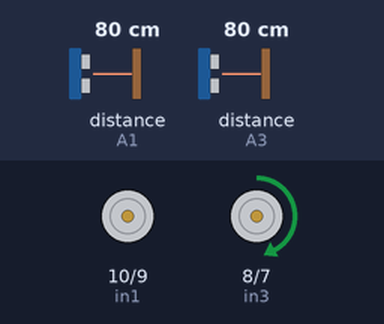
Recording of a sketch running on a simulated Arduino Uno, built with avr-gcc and run on an emulated ATmega328P. Shown: motor-driver pin pairs drawn as motors (green arrow = first pin HIGH = forward, orange = second pin HIGH = backward, longer = more drive, scaled by the enable pin). Wiring (inferred from the names in the program): 2 × ultrasonic range finder: trigger A0, echo A1 / trigger A2, echo A3. The test bench sets the inputs (shaded band); at power-on: distance to the obstacle (sensors on A1, A3) 80 cm. The echo pulse lasts 58.3 µs per cm; what the sketch prints to the serial monitor is not drawn.

Above: at 4.2 s.
4.3 s: distance to the obstacle (sensor on A1) set to 16 cm
7.3 s: distance to the obstacle (sensor on A1) set to 12 cm
At 8.6 s:
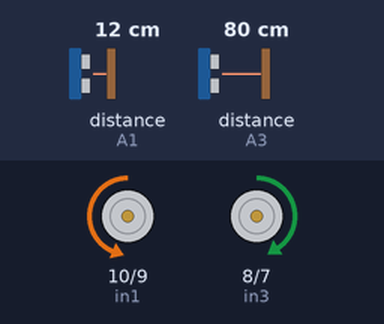
10.3 s: distance to the obstacle (sensor on A3) set to 14 cm
13.3 s: distance to the obstacle (sensor on A3) set to 10 cm
At 14.0 s:
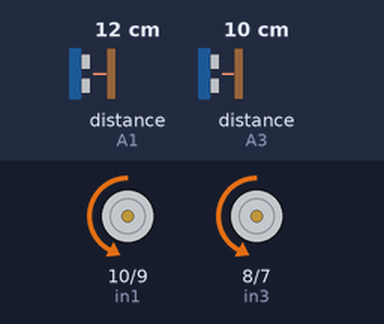
14.9 s: distance to the obstacle (sensor on A3) set to 35 cm
At 15.7 s:
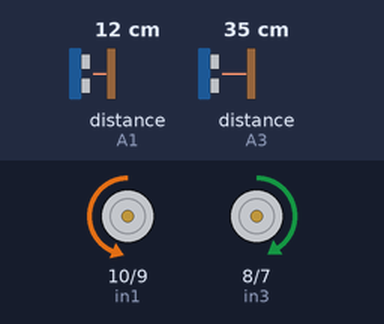
17.9 s: distance to the obstacle (sensor on A1) set to 2 cm
At 34.4 s:
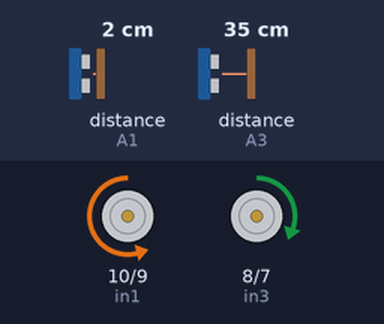
Timing chart, 0 to 35.2 s (numbered marks = the images above; inputs shaded):
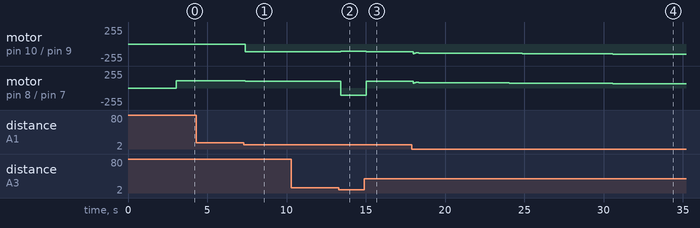

The sketch:

PID-Wall-Follow.ino
```cpp
int trig1 = A0, echo1 = A1;  // cảm biến trái
int trig2 = A2, echo2 = A3;  // cảm biến giữa
int trig3 = A4, echo3 = A5;  // cảm biến phải

int ENA = 11, ENB = 3;  // chân điều khiển tốc độ
int in1 = 10, in2 = 9, in3 = 8, in4 = 7;  // chân điều khiển hướng đi
int wheelSpeed = 109, leftSpeed = 0, rightSpeed = 0; // tốc độ bánh xe**
long Duration, Distance; // thời gian, khoảng cách phản lại
long leftDistance = 0, middleDistance = 0, rightDistance = 0;
const float soundSpeed = 0.0343;  //tôc độ âm thanh 343 m/s = 0.0343 cm/um
const double wall = 14;//Khoảng cách vật chắn**
const float kp = 1.79;
const float ki = 0.0063;
const float kd = 1.25;

float sumError = 0;
float prevError = 0;

float pid = 0;

void setup()
{
  Serial.begin(9600);
  pinMode(trig1, OUTPUT);
  pinMode(trig2, OUTPUT);
  pinMode(trig3, OUTPUT);
  pinMode(echo1, INPUT);
  pinMode(echo2, INPUT);
  pinMode(echo3, INPUT);

  pinMode(ENA, OUTPUT);
  pinMode(ENB, OUTPUT);
  pinMode(in1, OUTPUT);
  pinMode(in2, OUTPUT);
  pinMode(in3, OUTPUT);
  pinMode(in4, OUTPUT);

  Serial.println("Start!!!");
  stop();
  delay(3000);

}

long leftMeasurement()  //Đo khoảng cách trái
{
  digitalWrite(trig1, LOW);
  delayMicroseconds(2);
  digitalWrite(trig1, HIGH);
  delayMicroseconds(10);
  digitalWrite(trig1, LOW);
  Duration = pulseIn(echo1, HIGH);
  leftDistance = soundSpeed * (Duration / 2);  //s =v*t

  if (leftDistance < wall) {
    return 1;
  }
  else {
    return 0;
  }
}

long middleMeasurement()  // Đo khoảng cách phía trước
{
  digitalWrite(trig2, LOW);
  delayMicroseconds(2);
  digitalWrite(trig2, HIGH);
  delayMicroseconds(10);
  digitalWrite(trig2, LOW);
  Duration = pulseIn(echo2, HIGH);
  middleDistance = soundSpeed * Duration / 2;
  if (middleDistance < 11) {
    return 1;
  }
  else {
    return 0;
  }
}


void forward() {
  Serial.print("Đang đi Thẳng");
  analogWrite(ENA, 100);
  analogWrite(ENB, 100);
  digitalWrite(in1, 0);
  digitalWrite(in2, 1);
  digitalWrite(in3, 1);
  digitalWrite(in4, 0);
}

void turnLeft()
{
  Serial.print("Re Trai!!!");
  analogWrite(ENA, 0);
  analogWrite(ENB, wheelSpeed);
  digitalWrite(in1, 1);
  digitalWrite(in2, 0);
  digitalWrite(in3, 1);
  digitalWrite(in4, 0);
}

void turnRight()
{
  Serial.print("Re phai!!!");
  analogWrite(ENA, wheelSpeed);
  analogWrite(ENB, wheelSpeed);
  digitalWrite(in1, 0);
  digitalWrite(in2, 1);
  digitalWrite(in3, 0);
  digitalWrite(in4, 1);
}

void stop() {
  analogWrite(ENA, 0);
  analogWrite(ENB, 0);
}

void wallFollow()
{

  float error = wall - leftDistance;
  float proportional = kp * error;

  sumError += error;
  float integral = ki * sumError;

  float derivative = kd * (error - prevError);

  pid = proportional + integral + derivative;

  leftSpeed  = wheelSpeed + pid;
  rightSpeed  = wheelSpeed - pid;

  analogWrite(ENA, leftSpeed);
  analogWrite(ENB, rightSpeed);
  digitalWrite(in1, 0);
  digitalWrite(in2, 1);
  digitalWrite(in3, 1);
  digitalWrite(in4, 0);

  prevError = error;
}

void loop()
{

  int left_status = leftMeasurement();
  delay(10);
  int middle_status = middleMeasurement();
  delay(10);


  Serial.print("Khoảng cách trái: ");
  Serial.print(leftDistance);
  Serial.println("Cm");

  Serial.print("Khoảng cách phía trước: ");
  Serial.print(middleDistance);
  Serial.println("Cm");

  if (left_status == 1 && middle_status == 0) {
    wallFollow();
  }
  else if (left_status == 0 && middle_status == 0)
  {
    turnLeft();
  }
  else
  {
    turnRight();
  }
}
```

Measured:
- the behaviour switches between 15 and 14 cm on distance to the obstacle (sensor on A1) (found by bisection; images 0 and 1)
- the behaviour switches between 12 and 11 cm on distance to the obstacle (sensor on A3) (found by bisection; images 1 and 2)
- after the input at 4.3 s, every drawn part: stays the same
- after the input at 7.3 s, motor on pin 10 (in1) / pin 9 (in2): stopped → backward 118/255 after 0.10 s, → backward 114/255 0.07 s later, → backward 115/255 2.2 s later; motor on pin 8 (in3) / pin 7 (in4): forward 109/255 → forward 99/255 after 0.10 s, → forward 103/255 0.07 s later, → forward 102/255 2.2 s later
- after the input at 13.3 s, motor on pin 10 (in1) / pin 9 (in2): backward 116/255 → backward 109/255 after 0.12 s; motor on pin 8 (in3) / pin 7 (in4): forward 101/255 → backward 109/255 after 0.12 s
- after the input at 14.9 s, motor on pin 10 (in1) / pin 9 (in2): backward 109/255 → backward 116/255 after 0.13 s, → backward 113/255 0.14 s later, → backward 114/255 0.07 s later; motor on pin 8 (in3) / pin 7 (in4): backward 109/255 → forward 101/255 after 0.13 s, → forward 104/255 0.14 s later, → forward 103/255 0.07 s later
